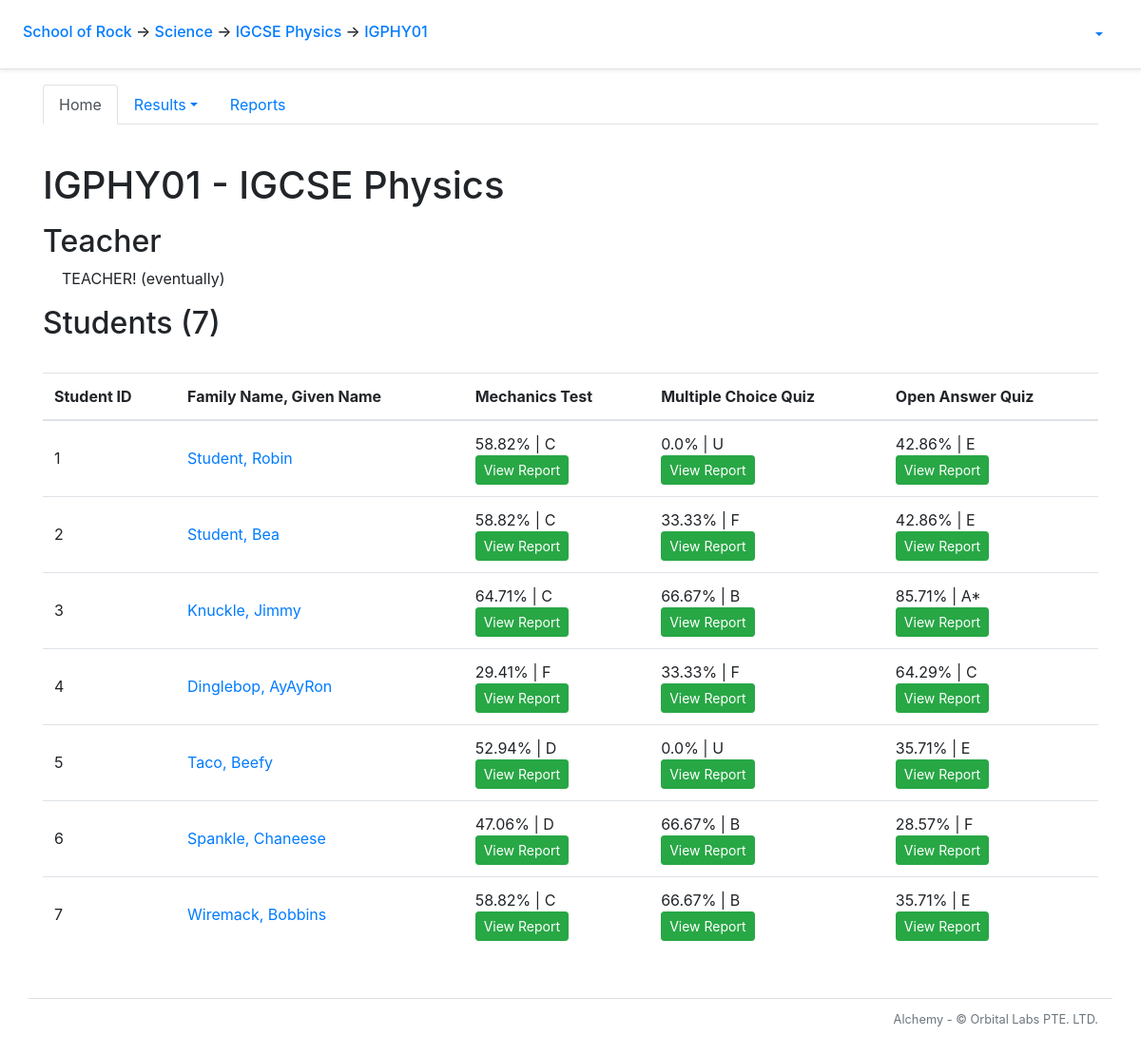
Page /course/1/clazz/1/ on the committed database.
### alchemy/models.py (models this page shows, shortened)
class School(db.Model):
    __tablename__ = 'school'
    id = db.Column(db.Integer, primary_key=True)
    name = db.Column(db.String(50))
    departments = db.relationship('Department', backref='school')
    snapshots = db.relationship('Snapshot', backref='school')

class Department(db.Model):
    __tablename__ = 'department'
    id = db.Column(db.Integer, primary_key=True)
    name = db.Column(db.String(50))
    school_id = db.Column(db.Integer, db.ForeignKey('school.id'))
    courses = db.relationship('Course', backref='department')

class Course(db.Model):
    __tablename__ = 'course'
    id = db.Column(db.Integer, primary_key=True)
    name = db.Column(db.String(20), nullable=False)
    department_id = db.Column(db.Integer, db.ForeignKey('department.id'))
    questions = db.relationship('Question', backref = 'q_course')
    tags = db.relationship('Tag', backref='tag_course')
    clazzes = db.relationship('Clazz', backref='course')
    papers = db.relationship('Paper', backref='course')
    grade_levels = db.relationship('GradeLevel', backref='grade_levels')
    assessment_categories = db.relationship('AssessmentCategory', backref='assessment_categories')
    checkpoints = db.relationship('Checkpoint', backref='course')

class Clazz(db.Model):
    __tablename__ = 'clazz'
    id = db.Column(db.Integer, primary_key=True)
    code = db.Column(db.String(20), nullable=False)
    course_id = db.Column(db.Integer, db.ForeignKey('course.id'))
    students = db.relationship('Student', secondary=clazzes_students, back_populates='clazzes',
        order_by='Student.id')

class Paper(db.Model):
    __tablename__ = 'paper'
    id = db.Column(db.Integer, primary_key=True)
    title = db.Column(db.String(50), nullable=False)
    scores = db.relationship('Score', backref='paper')
    paper_questions = db.relationship('PaperQuestion',
            order_by='PaperQuestion.order_number',
            collection_class=ordering_list('order_number', count_from=1))
    course_id = db.Column(db.Integer, db.ForeignKey('course.id'))
    category_id = db.Column(db.Integer, db.ForeignKey('assessment_category.id'), nullable=False)
    category = db.relationship('AssessmentCategory', back_populates='papers')
    checkpoints = db.relationship('Checkpoint', secondary=checkpoints_papers, back_populates='papers')
    @sqlalchemy.orm.reconstructor
    def __paper_construct__(self):
        self.build_profile()
    def build_profile(self):
        self.profile = paper_profile.PaperProfile()
        self.profile.total_questions = len(self.paper_questions)
        tag_list = []
        for pq in self.paper_questions:
            if len(pq.question.all_solutions) > 1:
                self.profile.total_mc_questions += 1
                self.profile.total_mc_points += pq.question.points
            elif len(pq.question.all_solutions) == 1:
                self.profile.total_oa_questions += 1
                self.profile.total_oa_points += pq.question.points
            else:
                pass
            self.profile.total_points += pq.question.points
            for tag in pq.question.tags:
                if tag not in tag_list:
                    tag_list.append(tag)
        if self.profile.total_mc_questions > 0:
            self.profile.has_mc_questions = True
        if self.profile.total_points != 0:
            self.profile.mcq_points_norm_ratio = round(self.profile.total_mc_points/self.profile.total_points*100, 1)
            self.profile.oaq_points_norm_ratio = round(self.profile.total_oa_points/self.profile.total_points*100, 1)
        for tag in tag_list:
            new_tag_profile = paper_profile.build_tag_profile(self, tag)
            new_tag_profile.calculate_q_percentage(self.profile)
            new_tag_profile.calculate_p_percentage(self.profile)
            self.profile.tag_profile_list.append(new_tag_profile)

class Student(db.Model):
    __tablename__ = 'student'
    id = db.Column(db.Integer, primary_key=True)
    aws_id = db.Column(db.Integer, db.ForeignKey('aws_user.id'))
    aws_user = db.relationship('AwsUser')
    clazzes = db.relationship('Clazz', secondary=clazzes_students, back_populates='students')
    scores = db.relationship('Score', backref='student')

class AwsUser(db.Model):
    __tablename__ = 'aws_user'
    id = db.Column(db.Integer, primary_key=True)
    sub = db.Column(db.String(64), unique=True) # UUID string
    username = db.Column(db.String(64), nullable=False)
    group = db.Column(db.String(64), nullable=False) # Would we support multiple groups per user?
    email = db.Column(db.String(64))
    given_name = db.Column(db.String(32))
    family_name = db.Column(db.String(32))
    USER_ATTRIBUTES = ('given_name', 'family_name', 'email')

class GradeLevel(db.Model):
    __tablename__ = 'grade_level'
    id = db.Column(db.Integer, primary_key=True)
    grade = db.Column(db.String())
    lower_bound = db.Column(db.Integer)
    upper_bound = db.Column(db.Integer)
    course_id = db.Column(db.Integer, db.ForeignKey('course.id'), nullable=False)

### alchemy/views/clazz.py (the view)
@bp_clazz.route('/')
@auth_manager.require_group
def index():
    student_course_profiles = data_manager.make_student_course_profiles(g.course, g.clazz.students)
    return flask.render_template('course/clazz/index.html', profiles = student_course_profiles)

### alchemy/auth_manager.py (called while the page is built)
def auth_enabled():
    return False

def require_group(func):
    @functools.wraps(func)
    def deco(*args, **kwargs):
        if not auth_enabled():
            g.current_user = None
        elif flask_jwt_extended.verify_jwt_in_request(optional=True):
            g.current_user = flask_jwt_extended.get_current_user()
        else:
            flask.abort(401)
        return func(*args, **kwargs)
    return deco

### alchemy/reports/checkpoint_data_manager.py (called while the page is built)
    def build_self(self, paper_tally_list, course):
        tally_sum = 0
        for tally in paper_tally_list:
            if tally.paper.category == self.category:
                self.paper_tally_list.append(tally)
                self.total_tally += tally.raw_total
                self.total_points += tally.paper.profile.total_points
        if len(self.paper_tally_list) != 0:
            self.percentage = round(self.total_tally/self.total_points*100, 2)
            self.grade = data_manager.determine_grade(self.percentage, course)
        else:
            self.percentage = None

    def get_weighted_percentage(self, weight_sum):
        self.weighted_percentage = round(self.total_tally/self.total_points*self.category.weight/weight_sum*100, 2)

### alchemy/reports/data_manager.py (called while the page is built)
def total_score(score_list):
    return sum(score.value for score in score_list if score.value)

def calc_percentage(numerator, denominator):
    percentage = round(numerator/denominator*100, 2)
    return percentage

def determine_grade(percentage, course):
    grade_levels = course.grade_levels
    for i in range(len(grade_levels)):
        if percentage >= grade_levels[i].lower_bound:
            new_grade = grade_levels[i].grade
            break
    return new_grade

def make_student_course_profiles(course, student_list):
    student_profiles = []
    for student in student_list:
        course_profile = StudentCourseProfile(student, course)
        student_profiles.append(course_profile)
    return student_profiles

    def build_self(self, student, course):
        for paper in course.papers:
            paper_score_tally = PaperScoreTally.from_student(student, paper)
            self.paper_score_tallies.append(paper_score_tally)
        for checkpoint in course.checkpoints:
            checkpoint_tally = checkpoint_data_manager.StudentCheckpointTally(student, checkpoint)
            self.checkpoint_tallies.append(checkpoint_tally)

### alchemy/views/clazz.py (called while the page is built)
@bp_clazz.url_defaults
def url_defaults(endpoint, values):
    if 'clazz_id' not in values:
        values['clazz_id'] = g.clazz.id

### alchemy/templates/course/clazz/index.html
{% extends "course/clazz/layout.html" %}
{% block clazz_tab_content %}
<main role="main">
  <h1 class="my-3">{{ g.clazz.code }} - {{ g.course.name }}</h1>
  <h2>Teacher</h2>
    <p style='margin-left:20px'>TEACHER! (eventually)</p>
  <h2>Students ({{ g.clazz.students | length }})</h2>
  <br>
  <table class="table table-hover">
    <thead>
      <th>Student ID</th>
      <th>Family Name, Given Name</th>
      {% for paper in g.course.papers %}
        <th>{{ paper.title }}</th>
      {% endfor %}
    </thead>
    {% for profile in profiles %}
      <tr>
        <td class="align-middle">{{ profile.student.id }}</td>
        <td class="align-middle"><a href ="{{ url_for('student.index', student_id = profile.student.id)}}">{{ profile.student.aws_user.family_name }}, {{ profile.student.aws_user.given_name }}</td>
        {% for paper_score_tally in profile.paper_score_tallies %}
          {% if paper_score_tally.has_all_scores() %}
            <td>{{ paper_score_tally.percent_total }}% | {{ paper_score_tally.grade }}  <br><a class="btn btn-success btn-sm" target="_blank" href="{{ url_for('student.paper_report', paper_id = paper_score_tally.paper.id, student_id = profile.student.id, clazz_id = g.clazz.id, section_selection_string_get = g.student_paper_report_sections_string ) }}" >View Report</a></td>
          {% else %}
            <td>No Grade Assigned<br><a class="btn btn-success btn-sm disabled">View Report</a>
            </td>
          {% endif %}
        {% endfor %}
      </tr>
    {% endfor %}
  </table>
</main>
{% endblock clazz_tab_content %}

### alchemy/templates/layout_start.html (shortened to what this page needs)
<!doctype html>
<html lang="en">
  <head>
      <link rel="stylesheet" href="https://stackpath.bootstrapcdn.com/bootstrap/4.5.0/css/bootstrap.min.css">
      <link rel="stylesheet" type="text/css" href="{{ url_for('static', filename='card-body.css') }}">
    </head>
    <body>
      <div class="p-3 px-md-4 mb-3 bg-white border-bottom shadow-sm">
        <div class="row justify-content-md-center">
          <div class="col d-flex align-items-baseline">
            <h6 class="mt-2 mr-3">
              {% if g.school %}
                <a href = "{{ url_for('school.index', school_id = g.school.id)}}">{{ g.school.name }}</a>
              {% else %}
                <b style="text-align: center;">Welcome to...</b>
              {% endif %}
              {% if g.department %}
                <span>&#8594;</span><a href = "{{ url_for('department.index', department_id = g.department.id) }}"> {{ g.department.name }}</a>
              {% endif %}
              {% if g.course %}
                <span>&#8594;</span><a href = "{{ url_for('course.index', course_id = g.course.id) }}"> {{ g.course.name }}</a>
              {% endif %}
              {% if g.clazz %}
                <span>&#8594;</span><a href = "{{ url_for('course.clazz.index', clazz_id = g.clazz.id) }}"> {{ g.clazz.code }}</a>
              {% endif %}
            </h6>
          </div>
          <div class="col-md-auto d-flex align-items-baseline">
            {% if 'current_user' in g %}
            <ul class="nav nav-pills">
              <li class="nav-item dropdown">
                <a class="nav-link dropdown-toggle" data-toggle="dropdown" href="#" role="button" aria-haspopup="true" aria-expanded="false">{{ g.current_user.username }}</a>
              </li>
            </ul>
            {% endif %}
          </div>
        </div>
      </div>

### rows in the picture
School: school.name "School of Rock"
Department: department.name "Science"
Course: course.name "IGCSE Physics"
Clazz: clazz.code "IGPHY01"
Paper: title "Mechanics Test"
Paper: title "Multiple Choice Quiz"
Paper: title "Open Answer Quiz"
Student: student.id "1"
AwsUser: student.aws_user.family_name "Student", student.aws_user.given_name "Robin"
Student: student.id "2"
AwsUser: student.aws_user.family_name "Student", student.aws_user.given_name "Bea"
Student: student.id "3"
AwsUser: student.aws_user.family_name "Knuckle", student.aws_user.given_name "Jimmy"
GradeLevel: percent_total "85.71", grade "A*"
Student: student.id "4"
AwsUser: student.aws_user.family_name "Dinglebop", student.aws_user.given_name "AyAyRon"
Student: student.id "5"
AwsUser: student.aws_user.family_name "Taco", student.aws_user.given_name "Beefy"
Student: student.id "6"
AwsUser: student.aws_user.family_name "Spankle", student.aws_user.given_name "Chaneese"
Student: student.id "7"
AwsUser: student.aws_user.family_name "Wiremack", student.aws_user.given_name "Bobbins"

### other values in the picture
{{ g.clazz.students | length }} "7"
{{ paper_score_tally.percent_total }} "58.82" "0.0" "42.86" "58.82" "33.33" "42.86" "64.71" "66.67" "29.41" "33.33" "64.29" "52.94" "0.0" "35.71" "47.06" "66.67" "28.57" "58.82" "66.67" "35.71"
{{ paper_score_tally.grade }} "C" "U" "E" "C" "F" "E" "C" "B" "F" "F" "C" "D" "U" "E" "D" "B" "F" "C" "B" "E"
